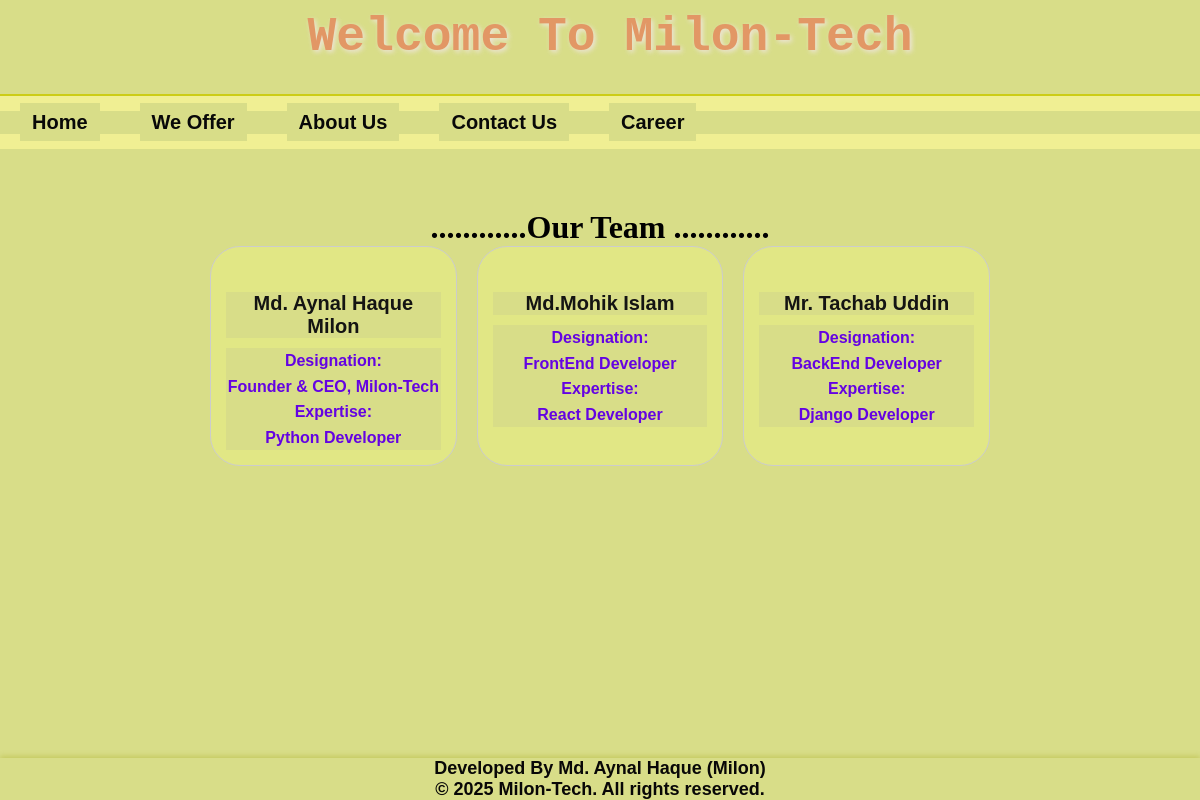
The page /about/ on the database its author committed.
### core/models.py (models this page shows, shortened)
class Employe(models.Model):
    designation = models.CharField(max_length=100)
    education = models.TextField(help_text="List degrees, certifications, or qualifications")
    expertise = models.TextField(help_text="Describe skills, technologies, and areas of expertise")

### core/views.py (the view)
# urls.py: path('about/', about_page, name='about'),  # About page URL
def about_page(request):
    employees = Employe.objects.all()
    return render(request, 'core/about.html', {'employees': employees})

### templates/core/about.html (shortened to what this page needs)
{% extends 'core/base.html' %}
{% block content %}
<div class="container mt-5">
    <h2 style="color: black;font-family: Cambria, Cochin, Georgia, Times, 'Times New Roman', serif;font-weight: bold;">............Our Team ............</h2>
    {% if employees %}
        <div class="employee-cards">
            {% for emp in employees %}
                <div class="employee-card" style="border:1px solid #ccc; padding:15px; margin-bottom:20px; border-radius:30px;">
                    <h3>{{ emp.designation }}</h3>
                    <p><strong>Designation:</strong><br> {{ emp.education|linebreaksbr }}</p>
                    <p><strong>Expertise:</strong><br> {{ emp.expertise|linebreaksbr }}</p>
                </div>
            {% endfor %}
        </div>
    {% else %}
        <p>No employees found.</p>
    {% endif %}
</div>
{% endblock %}

### static/css/style.css (style rules this page uses)
* { font-family: Arial, sans-serif; margin: 0; padding: 0; box-sizing: border-box; background-color: hsl(64, 56%, 70%); }
body { padding-bottom: 60px; text-align: center; font-weight: bold; }
.container { max-width: 800px; margin: 50px auto; padding: 10px; font-family:'Franklin Gothic Medium', 'Arial Narrow', Arial, sans-serif; }
h2 { font-size: 2rem; color: hwb(64 47% 11%); text-align: center; }
h3 { color: #333; margin-top: 30px; margin-bottom: 15px; }
.employee-cards { display: flex; flex-wrap: nowrap; gap: 20px; }
.employee-card { border: 1px solid hsl(66, 77%, 58%); padding: 15px; border-radius: 50%; width: 100%; max-width: 400px; background-color: #e1e785; transition: box-shadow 0.3s ease; }
.employee-card h3 { color: #141413; font-size: 20px; margin-bottom: 10px; }
.employee-card p { color: hsl(266, 97%, 45%); line-height: 1.6; font-size: 16px; }

### rows shown on the page
Employe: designation "Md. Aynal Haque Milon", education "Founder & CEO, Milon-Tech", expertise "Python Developer"
Employe: designation "Md.Mohik Islam", education "FrontEnd Developer", expertise "React Developer"
Employe: designation "Mr. Tachab Uddin", education "BackEnd Developer", expertise "Django Developer"
